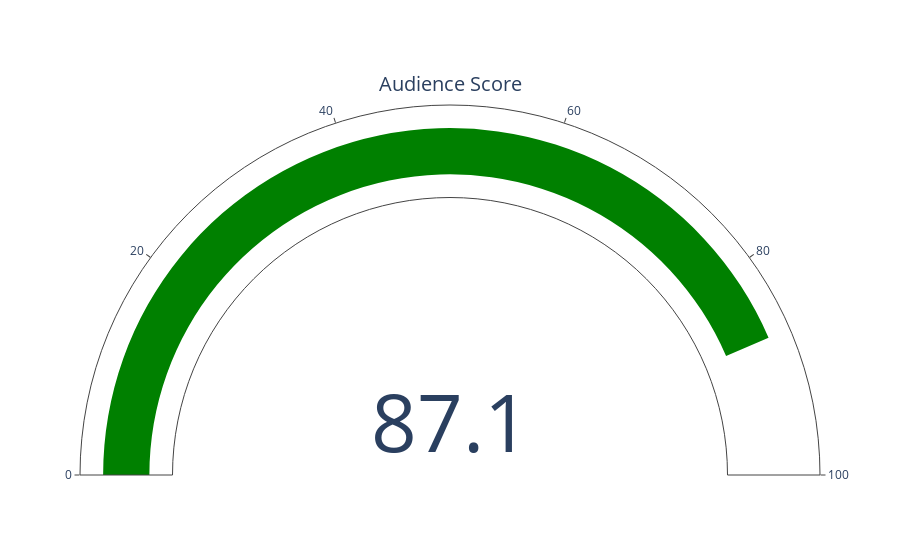

The notebook cell saved with this chart:
### Code cell
import plotly.graph_objects as go

fig = go.Figure(go.Indicator(
    mode = "gauge+number",
    value = 1042/1197*100 ,
    title = {'text': "Audience Score"},
    gauge = {'axis': {'range': [None, 100]}},
    domain = {'x': [0, 1], 'y': [0, 1]}
))

fig.show()

### Figure 1 — Plotly figure (JSON) as saved in the notebook; plotly's stock layout.template omitted (floating-point values rounded to 4 significant figures)
{"data": [{"domain": {"x": [0, 1], "y": [0, 1]}, "gauge": {"axis": {"range": [null, 100]}}, "mode": "gauge+number", "title": {"text": "Audience Score"}, "type": "indicator", "value": 87.05}], "layout": {}}
